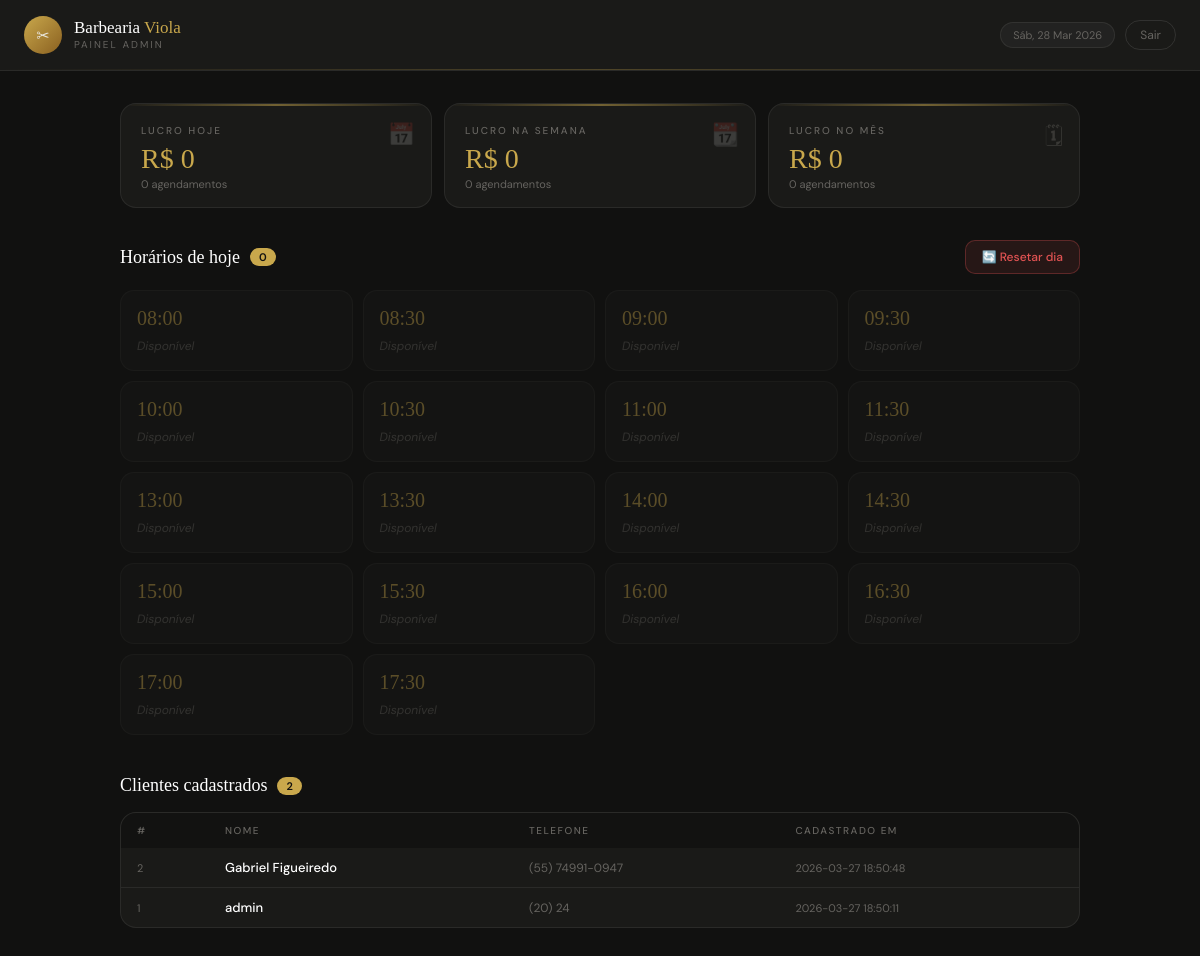
Before: /admin (signed in) with the older database file.
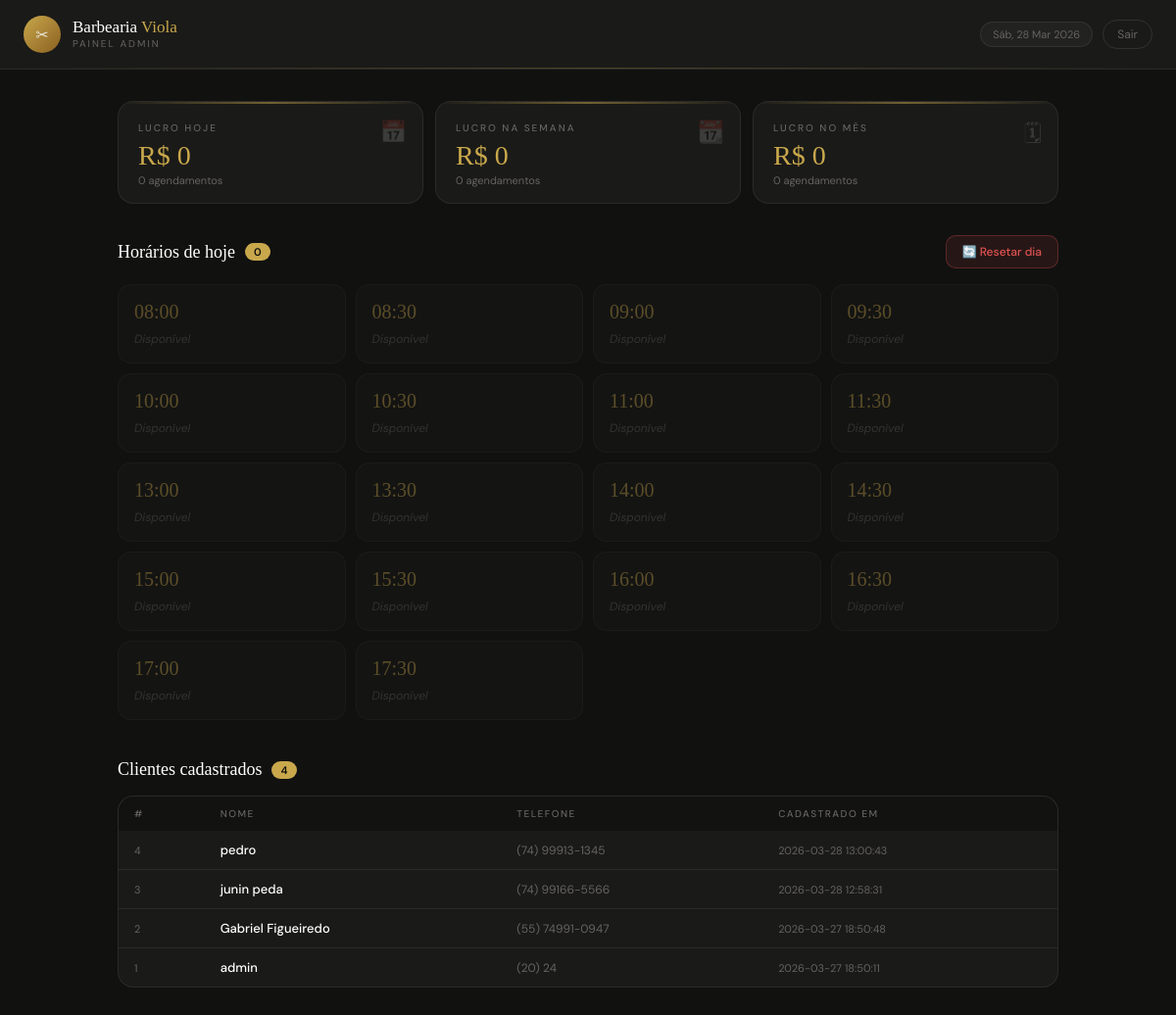
After: the same page with the newer database file.
### tables this page shows
CREATE TABLE clientes (
                id        INTEGER PRIMARY KEY AUTOINCREMENT,
                nome      TEXT    NOT NULL,
                telefone  TEXT    NOT NULL UNIQUE,
                criado_em TEXT    DEFAULT (datetime('now','localtime'))
            );

### app.py (the view)
@app.route('/admin')
def admin_painel():
    if not session.get('admin'):
        return redirect(url_for('admin_login'))
    hoje  = datetime.now()
    s_ini = (hoje - timedelta(days=hoje.weekday())).strftime('%Y-%m-%d')
    m_ini = hoje.strftime('%Y-%m-01')
    hoje_str = hoje.strftime('%Y-%m-%d')
    with get_db() as conn:
        val_dia,    qtd_dia    = calcular_lucro(conn, hoje_str, hoje_str)
        val_semana, qtd_semana = calcular_lucro(conn, s_ini,    hoje_str)
        val_mes,    qtd_mes    = calcular_lucro(conn, m_ini,    hoje_str)
        ags_hoje = conn.execute(
            '''SELECT a.*, c.nome AS nome_cliente, c.telefone
               FROM agendamentos a
               JOIN clientes c ON c.id = a.cliente_id
               WHERE a.data = ?
               ORDER BY a.horario ASC''',
            (hoje_str,)
        ).fetchall()
        clientes = conn.execute(
            'SELECT * FROM clientes ORDER BY criado_em DESC'
        ).fetchall()
    mapa = {row['horario']: row for row in ags_hoje}
    return render_template(
        'admin.html',
        todos_horarios        = HORARIOS,
        agendamentos_hoje     = ags_hoje,
        agendamentos_hoje_map = mapa,
        clientes              = clientes,
        lucro_dia             = formatar_reais(val_dia),
        lucro_semana          = formatar_reais(val_semana),
        lucro_mes             = formatar_reais(val_mes),
        qtd_dia               = qtd_dia,
        qtd_semana            = qtd_semana,
        qtd_mes               = qtd_mes,
    )

### app.py (called while the page is built)
def get_db():
    conn = sqlite3.connect(DB)
    conn.row_factory = sqlite3.Row
    return conn

def formatar_reais(valor):
    return f"R$ {valor:,.0f}".replace(',', '.')

def calcular_lucro(conn, data_ini, data_fim):
    rows = conn.execute(
        '''SELECT COALESCE(SUM(valor_num), 0) AS total, COUNT(*) AS qtd
           FROM agendamentos
           WHERE data >= ? AND data <= ? AND concluido = 1''',
        (data_ini, data_fim)
    ).fetchone()
    return rows['total'], rows['qtd']

### templates/admin.html (shortened to what this page needs)
<!DOCTYPE html>
<html lang="pt-BR">
<head>
</head>
<body>
  <div class="header">
    <div class="header-logo">
      <div class="logo-circle">✂</div>
      <div>
        <div class="brand">Barbearia <span>Viola</span></div>
        <div class="brand-sub">Painel Admin</div>
      </div>
    </div>
    <div class="header-right">
      <div class="data-badge" id="data-hoje"></div>
      <a href="/admin/logout" class="btn-sair">Sair</a>
    </div>
  </div>
  <div class="container">
    <div class="stats-grid">
      <div class="stat-card">
        <div class="stat-icon">📅</div>
        <div class="stat-label">Lucro hoje</div>
        <div class="stat-valor">{{ lucro_dia }}</div>
        <div class="stat-info">{{ qtd_dia }} agendamento{{ 's' if qtd_dia != 1 else '' }}</div>
      </div>
      <div class="stat-card">
        <div class="stat-icon">📆</div>
        <div class="stat-label">Lucro na semana</div>
        <div class="stat-valor">{{ lucro_semana }}</div>
        <div class="stat-info">{{ qtd_semana }} agendamento{{ 's' if qtd_semana != 1 else '' }}</div>
      </div>
      <div class="stat-card">
        <div class="stat-icon">🗓</div>
        <div class="stat-label">Lucro no mês</div>
        <div class="stat-valor">{{ lucro_mes }}</div>
        <div class="stat-info">{{ qtd_mes }} agendamento{{ 's' if qtd_mes != 1 else '' }}</div>
      </div>
    </div>
    <div class="sec-header">
      <div class="sec-title">
        Horários de hoje
        <span class="count-badge">{{ agendamentos_hoje | length }}</span>
      </div>
      <button class="btn-reset" onclick="abrirModalReset()">🔄 Resetar dia</button>
    </div>
    <div class="horarios-grid">
      {% for h in todos_horarios %}
        {% set ag = agendamentos_hoje_map.get(h) %}
        {% if ag %}
          <div class="horario-slot ocupado {% if ag.concluido %}slot-concluido{% endif %}">
            <div class="slot-hora">{{ h }}</div>
            {% if ag.concluido %}
              <div class="concluido-badge">✓ Concluído</div>
            {% endif %}
            <div class="slot-cliente">{{ ag.nome_cliente }}</div>
            <div class="slot-tel">{{ ag.telefone }}</div>
            <div class="slot-serv">{{ ag.servico }} · {{ ag.profissional }}</div>
            <div class="slot-valor">{{ ag.valor }}</div>
            {% if not ag.concluido %}
              <form method="POST" action="/admin/concluir" style="margin-bottom:0">
                <input type="hidden" name="agendamento_id" value="{{ ag.id }}">
                <button type="submit" class="btn-concluir">✓ Corte realizado</button>
              </form>
            {% endif %}
            <button class="btn-remover"
              onclick="abrirModalRemover({{ ag.id }}, '{{ ag.nome_cliente }}', '{{ h }}')">
              ✕ Remover agendamento
            </button>
          </div>
        {% else %}
          <div class="horario-slot livre">
            <div class="slot-hora">{{ h }}</div>
            <div class="slot-livre-txt">Disponível</div>
          </div>
        {% endif %}
      {% endfor %}
    </div>
    <div class="sec-header">
      <div class="sec-title">
        Clientes cadastrados
        <span class="count-badge">{{ clientes | length }}</span>
      </div>
    </div>
    <div class="tabela-wrap">
      {% if clientes %}
      <table>
        <thead>
          <tr>
            <th>#</th><th>Nome</th><th>Telefone</th><th class="hide-mob">Cadastrado em</th>
          </tr>
        </thead>
        <tbody>
          {% for c in clientes %}
          <tr>
            <td class="td-data">{{ c.id }}</td>
            <td class="td-nome">{{ c.nome }}</td>
            <td class="td-tel">{{ c.telefone }}</td>
            <td class="td-data hide-mob">{{ c.criado_em }}</td>
          </tr>
          {% endfor %}
        </tbody>
      </table>
      {% else %}
        <div class="vazio">Nenhum cliente cadastrado ainda.</div>
      {% endif %}
    </div>
  </div>
</body>
</html>

Changed rows visible on the page:
added clientes: id "4", nome "pedro", telefone "(74) 99913-1345", criado_em "2026-03-28 13:00:43"
added clientes: id "3", nome "junin peda", telefone "(74) 99166-5566", criado_em "2026-03-28 12:58:31"
Other visible differences:
{{ clientes | length }}: "2" → "4"
